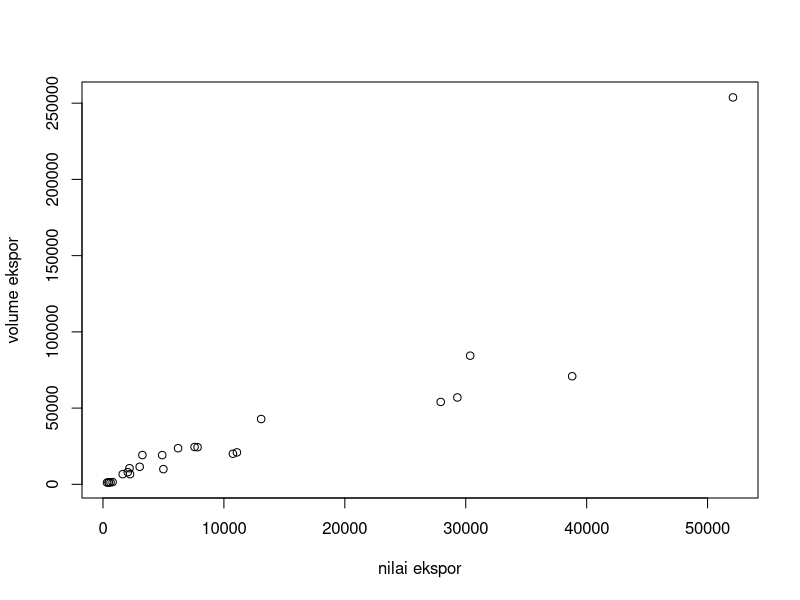

Reproduce this figure in R.
## ---- chunk 1
#| warning: false
#| echo: true
library(tidyverse)
library(readxl)
## ---- chunk 2
#| label: fig-mpg
#| fig-cap: "City and highway mileage for 38 popular models of cars.Color by number of cylinders"
setwd('D:/Kuliah Semester III/Metodologi Penelitian/Tugas UAS') # AWAS SETWD-NYA PERBAIKI DULU
library('readxl')
library('tidyverse')
dat<-read_excel('regresifix.xlsx')
reg1<-lm(v~n,data=dat)
summary(reg1)
plot(dat$v,dat$n,xlab="nilai ekspor",ylab="volume ekspor")
## ---- chunk 3
reg1<-lm(v~n,data=dat)
summary(reg1)
